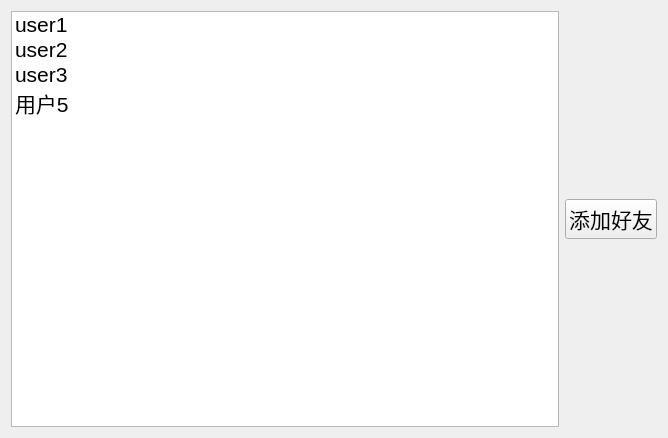
<?xml version="1.0" encoding="UTF-8"?>
<ui version="4.0">
 <class>OnlineUsr</class>
 <widget class="QWidget" name="OnlineUsr">
  <property name="geometry">
   <rect>
    <x>0</x>
    <y>0</y>
    <width>668</width>
    <height>438</height>
   </rect>
  </property>
  <property name="windowTitle">
   <string>在线用户列表</string>
  </property>
  <layout class="QHBoxLayout" name="horizontalLayout_2">
   <item>
    <layout class="QHBoxLayout" name="horizontalLayout">
     <item>
      <widget class="QListWidget" name="online_usr_lw">
       <property name="font">
        <font>
         <pointsize>16</pointsize>
        </font>
       </property>
       <item>
        <property name="text">
         <string>user1</string>
        </property>
       </item>
       <item>
        <property name="text">
         <string>user2</string>
        </property>
       </item>
       <item>
        <property name="text">
         <string>user3</string>
        </property>
       </item>
       <item>
        <property name="text">
         <string>用户5</string>
        </property>
       </item>
      </widget>
     </item>
     <item>
      <layout class="QVBoxLayout" name="verticalLayout">
       <item>
        <spacer name="verticalSpacer">
         <property name="orientation">
          <enum>Qt::Orientation::Vertical</enum>
         </property>
         <property name="sizeHint" stdset="0">
          <size>
           <width>20</width>
           <height>40</height>
          </size>
         </property>
        </spacer>
       </item>
       <item>
        <widget class="QPushButton" name="addFriend_pb">
         <property name="font">
          <font>
           <pointsize>16</pointsize>
          </font>
         </property>
         <property name="text">
          <string>添加好友</string>
         </property>
        </widget>
       </item>
       <item>
        <spacer name="verticalSpacer_2">
         <property name="orientation">
          <enum>Qt::Orientation::Vertical</enum>
         </property>
         <property name="sizeHint" stdset="0">
          <size>
           <width>20</width>
           <height>40</height>
          </size>
         </property>
        </spacer>
       </item>
      </layout>
     </item>
    </layout>
   </item>
  </layout>
 </widget>
 <resources/>
 <connections/>
</ui>
